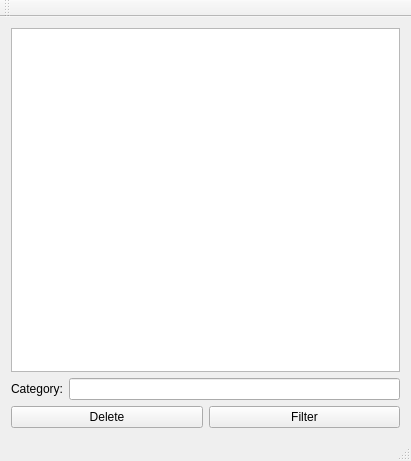
<?xml version="1.0" encoding="UTF-8"?>
<ui version="4.0">
 <class>t3_exercise2Class</class>
 <widget class="QMainWindow" name="t3_exercise2Class">
  <property name="geometry">
   <rect>
    <x>0</x>
    <y>0</y>
    <width>411</width>
    <height>461</height>
   </rect>
  </property>
  <property name="windowTitle">
   <string>t3_exercise2</string>
  </property>
  <widget class="QWidget" name="centralWidget">
   <layout class="QVBoxLayout" name="verticalLayout">
    <item>
     <widget class="QListWidget" name="itemListWidget"/>
    </item>
    <item>
     <layout class="QFormLayout" name="formLayout">
      <item row="0" column="0">
       <widget class="QLabel" name="categoryLabel">
        <property name="text">
         <string>Category:</string>
        </property>
       </widget>
      </item>
      <item row="0" column="1">
       <widget class="QLineEdit" name="categoryLineEdit">
        <property name="text">
         <string/>
        </property>
       </widget>
      </item>
     </layout>
    </item>
    <item>
     <layout class="QHBoxLayout" name="horizontalLayout">
      <item>
       <widget class="QPushButton" name="deletePushButton">
        <property name="text">
         <string>Delete</string>
        </property>
       </widget>
      </item>
      <item>
       <widget class="QPushButton" name="filterPushButton">
        <property name="text">
         <string>Filter</string>
        </property>
       </widget>
      </item>
     </layout>
    </item>
   </layout>
  </widget>
  <widget class="QMenuBar" name="menuBar">
   <property name="geometry">
    <rect>
     <x>0</x>
     <y>0</y>
     <width>411</width>
     <height>22</height>
    </rect>
   </property>
  </widget>
  <widget class="QToolBar" name="mainToolBar">
   <attribute name="toolBarArea">
    <enum>TopToolBarArea</enum>
   </attribute>
   <attribute name="toolBarBreak">
    <bool>false</bool>
   </attribute>
  </widget>
  <widget class="QStatusBar" name="statusBar"/>
 </widget>
 <layoutdefault spacing="6" margin="11"/>
 <resources>
  <include location="t3_exercise2.qrc"/>
 </resources>
 <connections>
  <connection>
   <sender>deletePushButton</sender>
   <signal>clicked()</signal>
   <receiver>t3_exercise2Class</receiver>
   <slot>deleteItem()</slot>
   <hints>
    <hint type="sourcelabel">
     <x>102</x>
     <y>420</y>
    </hint>
    <hint type="destinationlabel">
     <x>58</x>
     <y>373</y>
    </hint>
   </hints>
  </connection>
  <connection>
   <sender>filterPushButton</sender>
   <signal>clicked()</signal>
   <receiver>t3_exercise2Class</receiver>
   <slot>filterItems()</slot>
   <hints>
    <hint type="sourcelabel">
     <x>304</x>
     <y>424</y>
    </hint>
    <hint type="destinationlabel">
     <x>294</x>
     <y>376</y>
    </hint>
   </hints>
  </connection>
 </connections>
 <slots>
  <slot>deleteItem()</slot>
  <slot>filterItems()</slot>
 </slots>
</ui>
